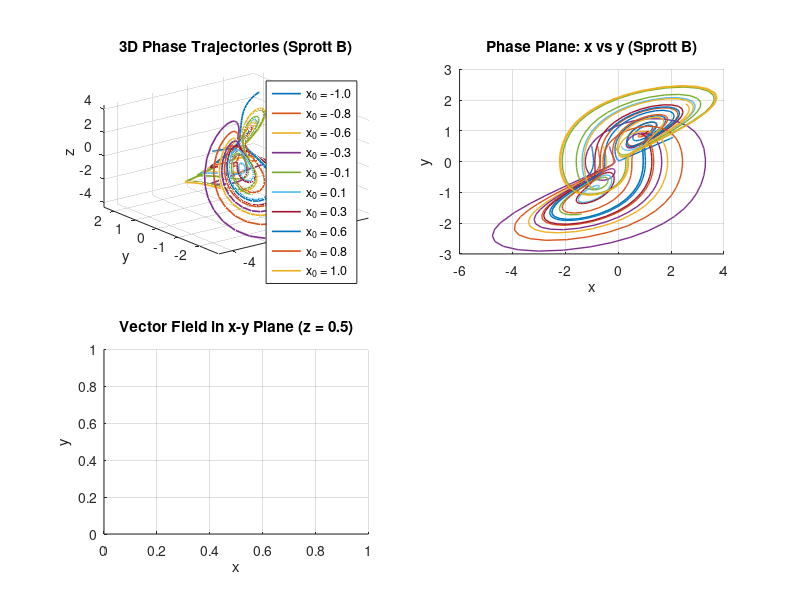

The MATLAB script that drew this image: (Note: this script raises an error after producing the figure.)
clc, clear, close all;

% We want to see the trajectory of the Sprott B attractor for the standard
% parameter values. The Sprott B system is characterised by the following
% differential equations:
%
% x˙1 = x2*x3 (2.1)
% x˙2 = x1 − x2 (2.2)
% x˙3 = 1 − x1*x2 (2.3)
%
% This system exhibits chaotic behavior with no adjustable parameters,
% typically starting from initial conditions near (0.1, 0.1, 0.1)^T.
% Define the Sprott B system equations


SprottB_System = @(t, x) [
    x(2) * x(3);      % dx/dt = y*z
    x(1) - x(2);      % dy/dt = x - y
    1 - x(1)*x(2)     % dz/dt = 1 - x*y
];


% Time span
t_span = [0 20];


% Define a set of initial conditions (sweep over z-axis)
x0_values = linspace(-1, 1, 10);  % Sweep over x initial values
y0 = 0.5;                         % Fixed y initial value
z0 = 0.5;                         % Fixed z initial value


% Store all initial conditions
initial_conditions = [x0_values', repmat(y0, length(x0_values), 1), repmat(z0, length(x0_values), 1)];


% Create figure window
figure('Position', [100, 100, 1200, 900]);


% Subplot 1: 3D Phase Portrait
subplot(2, 2, 1);
hold on;
grid on;
title('3D Phase Trajectories (Sprott B)');
xlabel('x');
ylabel('y');
zlabel('z');
view(3);

colors = lines(length(x0_values));

for i = 1:size(initial_conditions, 1)
    [~, X] = ode45(SprottB_System, t_span, initial_conditions(i,:));
    
    plot3(X(:,1), X(:,2), X(:,3), 'Color', colors(i,:), 'LineWidth', 1.2);
end

legend(arrayfun(@(x) sprintf('x_0 = %.1f', x), x0_values, 'UniformOutput', false));
axis tight;
rotate3d on;


% Subplot 2: 2D Phase Plane (x vs y)
subplot(2, 2, 2);
hold on; grid on;
title('Phase Plane: x vs y (Sprott B)');
xlabel('x');
ylabel('y');


for i = 1:size(initial_conditions, 1)
    [~, X] = ode45(SprottB_System, t_span, initial_conditions(i,:));
    plot(X(:,1), X(:,2), 'Color', colors(i,:), 'LineWidth', 1);
end


% Subplot 3: Vector Field on x-y slice at fixed z
subplot(2, 2, 3);
title('Vector Field in x-y Plane (z = 0.5)');
xlabel('x'); ylabel('y'); grid on;


[x_grid, y_grid] = meshgrid(-2:0.2:2, -2:0.2:2);
z_fixed = 0.5;  % Slice value for z
u = y_grid * z_fixed;                     % dx/dt = y*z
v = x_grid - y_grid;                      % dy/dt = x - y
streamslice(x_grid, y_grid, u, v);


% Subplot 4: Time Evolution from a Representative Initial Condition
subplot(2, 2, 4);
initial_condition = [0.5; 0.5; 0.5]; % Example initial condition
[T, X] = ode45(SprottB_System, t_span, initial_condition);


plot(T, X(:,1), 'Color', [0.4 0.4 0.4], 'LineWidth', 1.5, 'DisplayName', 'x(t)');
hold on;
plot(T, X(:,2), 'Color', [0 0.5 0.5], 'LineWidth', 1.5, 'DisplayName', 'y(t)');
plot(T, X(:,3), 'Color', [0.8 0.2 0.2], 'LineWidth', 1.5, 'DisplayName', 'z(t)');


xlabel('Time (s)');
ylabel('State Variables');
title('Time Evolution of x, y, z (Sprott B)');
legend('show', 'Location', 'best');
grid on;
